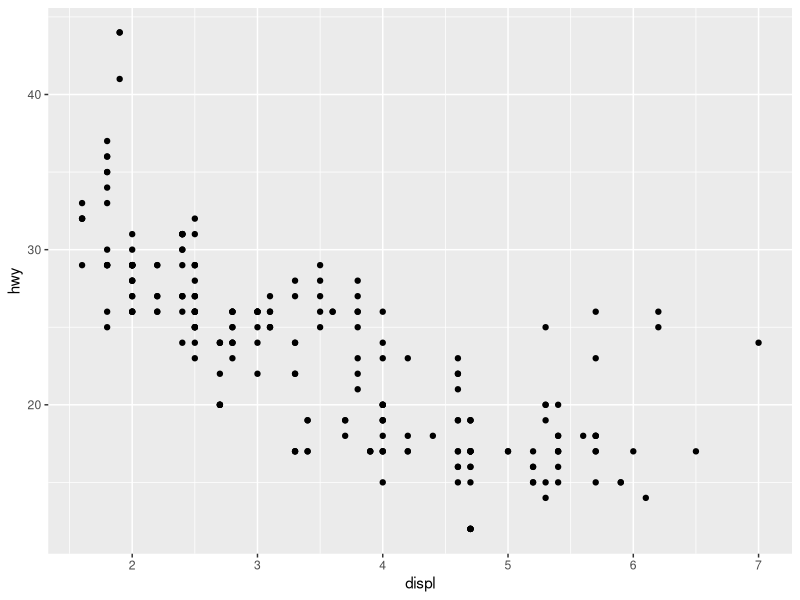
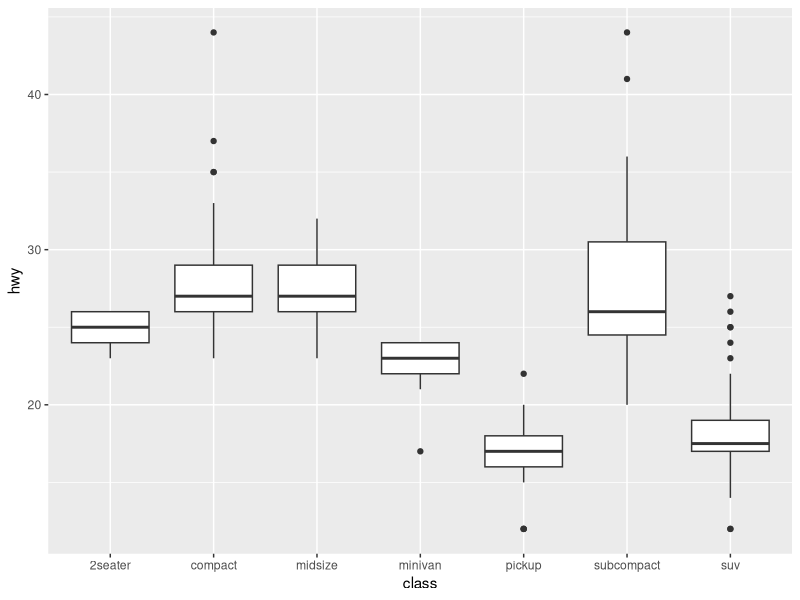
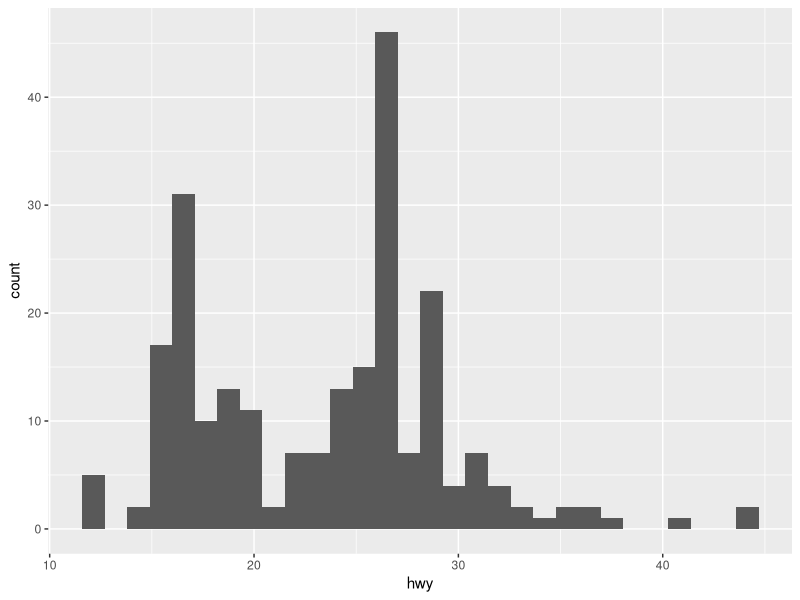
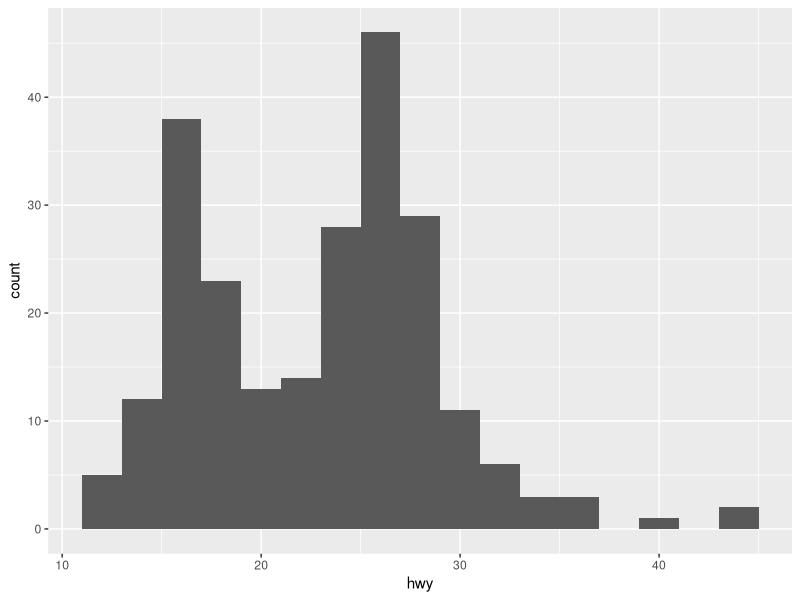
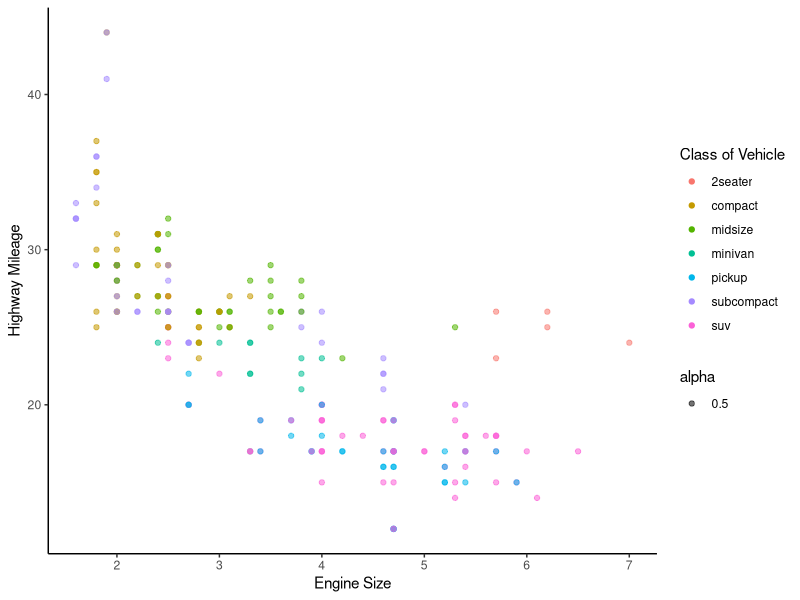
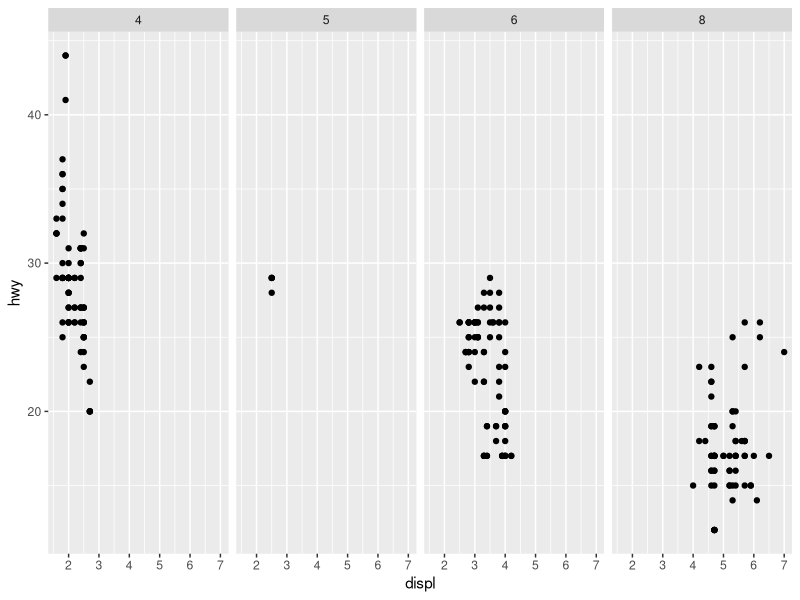
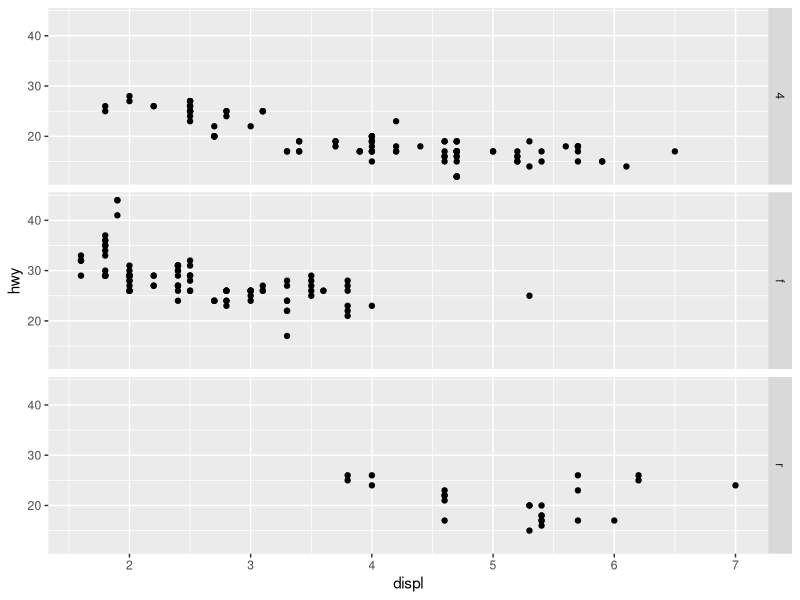
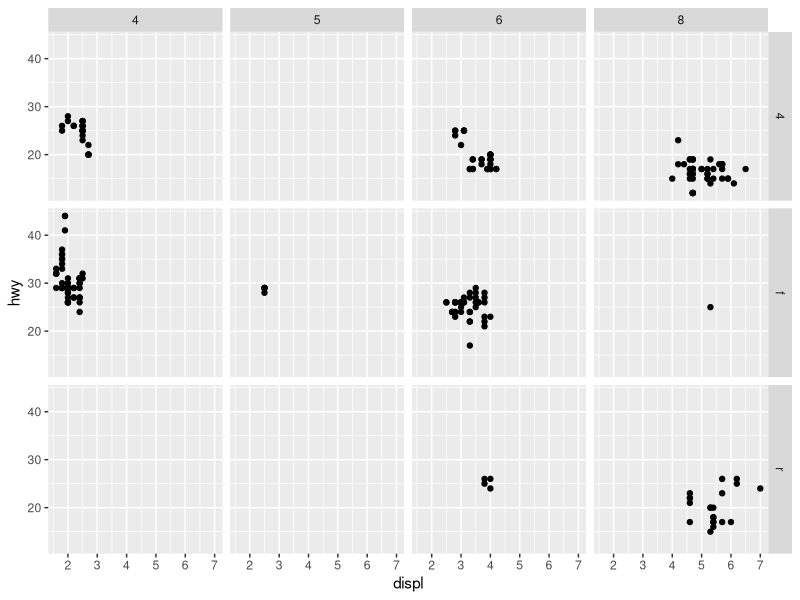

The R script that drew these images, in order:
## ---- chunk 1
#| label: setup
#| include: false
library(tidyverse)
## ---- chunk 2
#| label: add-label-0
head(mpg)
## ---- chunk 3
#| label: add-label-1
ggplot(data=mpg) +
geom_point( mapping = aes(x= displ, y = hwy))
## ---- chunk 4
#| label: add-label-2
ggplot(data = mpg) +
  geom_boxplot(mapping = aes(x = class, y = hwy))
## ---- chunk 5
#| label: add-label-3
ggplot(mpg) +
geom_histogram(aes(x = hwy))
## ---- chunk 6
#| label: add-label-4
ggplot(mpg) +
  geom_histogram(binwidth = 2, aes(x=hwy))
## ---- chunk 7
#| label: add-label-5
ggplot(data = mpg) +
  geom_point(aes(x = displ, 
                           y = hwy,
                           color = class, 
                           alpha = 0.5)) +
  labs(x = "Engine Size", y = "Highway Mileage", color = "Class of Vehicle") +
  theme_classic()
## ---- chunk 8
#| label: add-label-help-me
# Makes a plot that the commands below will modify
q <- ggplot(mpg) + geom_point(aes(x = displ, y = hwy))

q + facet_grid(. ~ cyl)
q + facet_grid(drv ~ .)
q + facet_grid(drv ~ cyl)
q + facet_wrap(~ class)
## ---- chunk 9
#| label: add-label-6
ggplot(mpg) +
  geom_bar(aes(x = class, fill = class)) +
  guides(fill = "none") +
  labs(x = "Class of Vehicles", y = "Number of Vehicles in Sample") +
  theme_bw()
## ---- chunk 10
ggplot(mpg) + 
  geom_point(aes(displ, hwy)) +
  geom_smooth(aes(displ, hwy)) 
#  ggsave("example.jpg")
